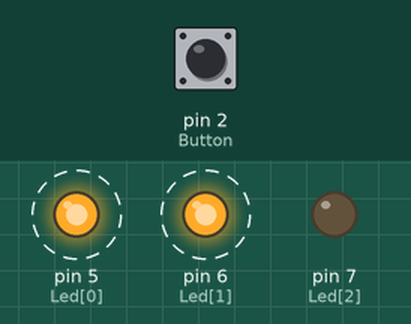
A sketch run on a simulated Arduino Uno, built with avr-gcc and run on an emulated ATmega328P. On the bench: output pins drawn as LEDs (lit = HIGH). Dashed ring = blinking. The inputs (shaded band) are chosen by the test bench; at power-on: pin 2 (Button) HIGH.

Above: at 1.2 s.
1.3 s: pin 2 (Button) pulled LOW for 0.15 s
At 3.25 s:
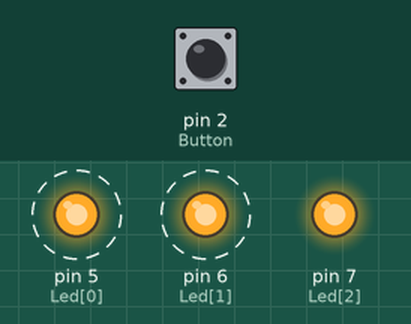
4.3 s: pin 2 (Button) pulled LOW for 1 s
At 5.9 s:
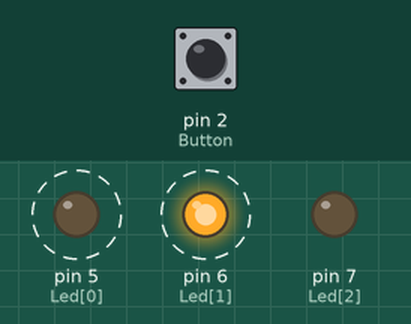
8.3 s: pin 2 (Button) pulled LOW for 3.2 s
At 11.9 s:
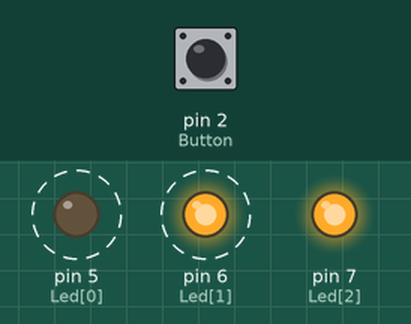
Timing chart, 0 to 19.0 s (numbered marks = the images above; inputs shaded):
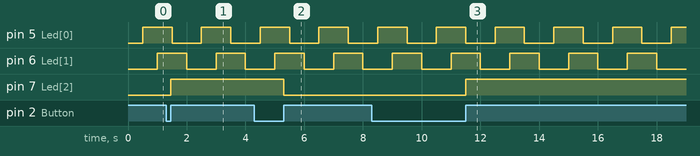

Measured:
- after the input at 1.3 s, pin 7 (Led[2]): LOW → HIGH after 0.15 s
- after the input at 4.3 s, pin 7 (Led[2]): HIGH → LOW after 1.0 s
- after the input at 8.3 s, pin 7 (Led[2]): LOW → HIGH after 3.2 s
- by itself, pin 5 (Led[0]), pin 6 (Led[1]): alternates HIGH for 1.0 s and LOW for 1.0 s

The sketch:

example1.ino
```cpp
#include <MsTimer2.h>

int Button = 2;
int Led[3]={5,6,7};

void LedControl() {
  static int counter = 0;
  static byte output = HIGH;

  digitalWrite(Led[counter++], output);
  if(counter > 1) {
    counter = 0;
    output = !output;
  }
}

void ButtonLedControl() {
  static byte output = HIGH;
  digitalWrite(Led[2], output);
  output = !output;
}

void setup() {
  pinMode(Button, INPUT_PULLUP);
  for (int i=0; i<3; i++) pinMode(Led[i], OUTPUT);
  attachInterrupt(0, ButtonLedControl, RISING);
  MsTimer2::set(500, LedControl);
  MsTimer2::start();
}

void loop() {

}
```
